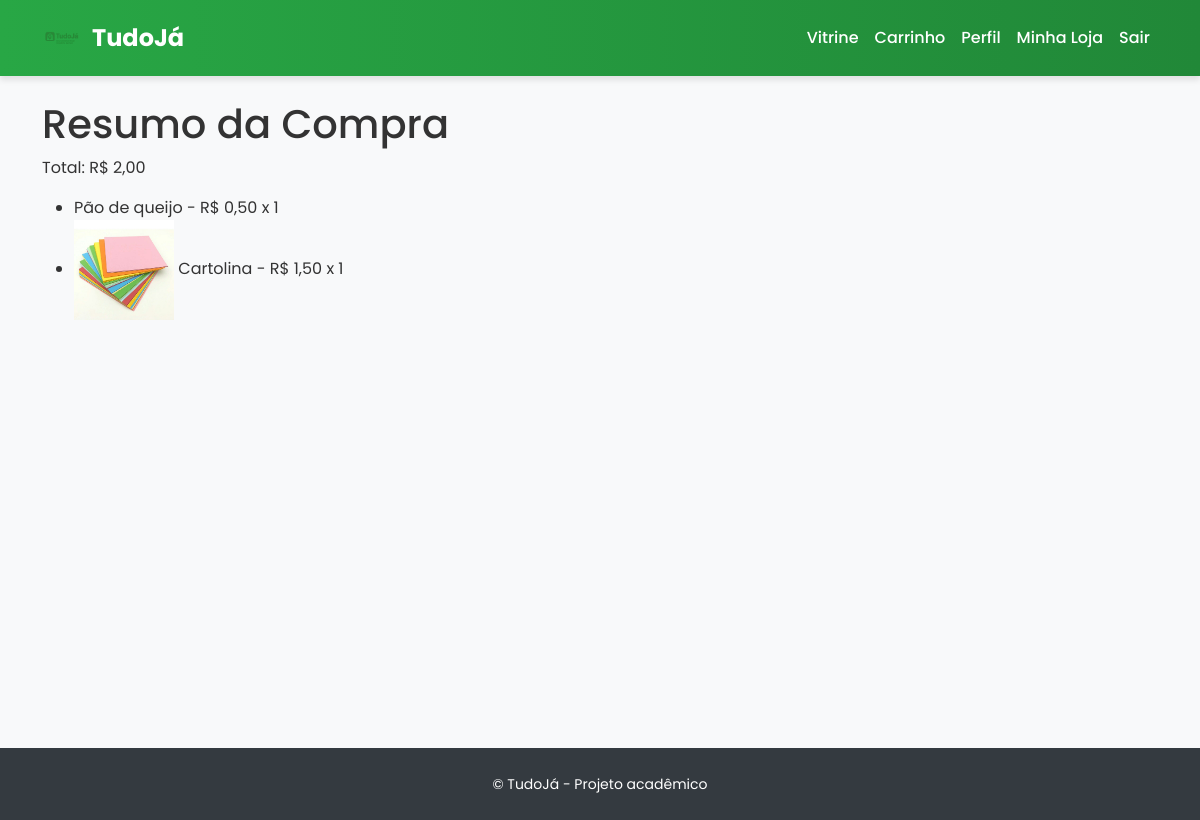
Screenshot of /comprar/finalizar-compra/ (signed in) with the database file from the repository.
### Funcionalidades/carrinho/models.py (models this page shows, shortened)
class CartItem(models.Model):
    cart = models.ForeignKey(Cart, on_delete=models.CASCADE, related_name='items')
    product = models.ForeignKey(Product, on_delete=models.CASCADE)
    quantity = models.PositiveIntegerField(default=1)

### Funcionalidades/cadastrar_loja/models.py (models this page shows, shortened)
class Product(models.Model):
    store = models.ForeignKey(Store, on_delete=models.CASCADE, related_name='products')
    name = models.CharField("Nome do produto", max_length=200)
    description = models.TextField(blank=True)
    price = models.DecimalField(max_digits=10, decimal_places=2)
    quantity = models.PositiveIntegerField(default=0)
    image = models.ImageField(upload_to='product_images/', blank=True, null=True)
    active = models.BooleanField(default=True)
    created_at = models.DateTimeField(auto_now_add=True)

### Funcionalidades/comprar/views.py (the view)
# urls.py: path('finalizar-compra/', finalizar_compra, name='finalizar_compra'),
def finalizar_compra(request):
    if not request.user.is_authenticated:
        return redirect('index')  # ou outra página de login
    cart, created = Cart.objects.get_or_create(user=request.user)
    produtos = cart.items.all()  # lista de CartItem
    total = sum(item.product.price * item.quantity for item in produtos)
    cart.items.all().delete()
    return render(request, 'comprar/resumo_compra.html', {
        'produtos': produtos,
        'total': total
    })

### templates/comprar/resumo_compra.html
{% extends 'base.html' %}
{% block content %}
<h1>Resumo da Compra</h1>
<p>Total: R$ {{ total|floatformat:2 }}</p>
<ul>
    {% for item in produtos %}
        <li>
            {% if item.product.image %}
                <img src="{{ item.product.image.url }}" alt="{{ item.product.name }}" width="100">
            {% endif %}
            {{ item.product.name }} - R$ {{ item.product.price|floatformat:2 }} x {{ item.quantity }}
        </li>
    {% empty %}
        <li>Nenhum produto no carrinho.</li>
    {% endfor %}
</ul>
{% endblock %}

### templates/base.html (style rules this page uses)
body { font-family: 'Poppins', sans-serif; background-color: #f8f9fa; color: #333; }

### rows the page displays
CartItem: product.name "Pão de queijo", product.price "0,50", quantity "1"
CartItem: product.image (picture), product.name "Cartolina", product.price "1,50", quantity "1"

### other values shown
{{ total|floatformat:2 }} "2,00"
